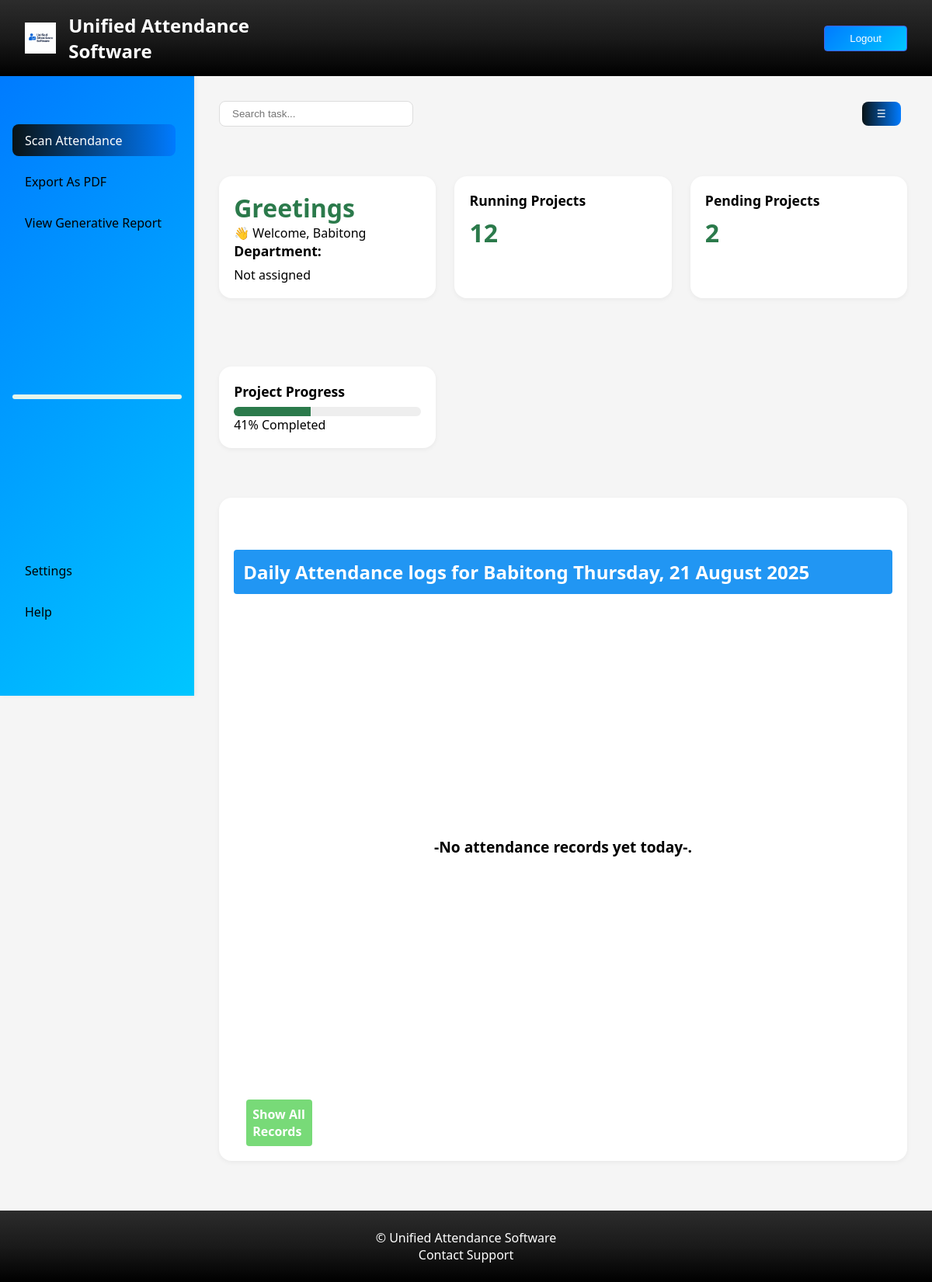
Page /teacher-home/ (signed in) on the committed database.
### users/models.py (models this page shows, shortened)
class CustomUser(AbstractUser):
    user_type = models.CharField(max_length=100, choices=USER_TYPE_CHOICES, null=True,blank=True)
    phone_number = models.CharField(max_length=20, null=True,blank=True)
    department = models.ForeignKey(Department,on_delete=models.SET_NULL,null=True,blank=True)

### attendance/views.py (the view)
# urls.py: path('teacher-home/', views.teacher_home_view, name='teacher_home'),
@login_required
def teacher_home_view(request):
    show_all = request.GET.get("view") == "all"
    if show_all:
        records = AttendanceRecord.objects.filter(user=request.user).order_by('-date', '-scanned_at')
        today_label = "All Attendance Records"
    else:
        today = timezone.localdate()
        records = AttendanceRecord.objects.filter(date=today).select_related('user')
        today_label = today.strftime("%A, %d %B %Y")
    return render(request, "attendance/teacher_home.html", {
            "records": records,
        "today": today_label,
        "show_all": show_all,
        })

### templates/attendance/teacher_home.html (shortened to what this page needs)
{% extends "base.html"%}
{% load static %}
{% block content%}
<!DOCTYPE html>
<html lang="en">
<head>
  <link rel="stylesheet" href="{% static 'css/teacher-dashboard.css' %} ">
  <link rel="stylesheet" href="{% static 'css/daily-logs.css' %} ">
</head>
<body class="body">
  <div class="sidebar" id="sidebar">
    <ul>
      <li><a href="#" class="btn">Scan Attendance</a></li>
      <li><a href="#">Export As PDF</a></li>
      <li><a href="#">View Generative Report</a></li>
      <hr>
      <li><a href="#">Settings</a></li>
      <li><a href="#">Help</a></li>
    </ul>
  </div>
  <div class="main">
    <div class="topbar">
      <input type="text" placeholder="Search task...">
      <button class="btn" onclick="toggleSidebar()">☰</button>
    </div>
    <div class="grid">
      <div class="card">
        <h2 class="stats">Greetings</h2>
        <p>👋 Welcome, {{ user.get_full_name|default:user.username }} </p>
        <h3>Department:</h3>
        <p> {{user.department|default:'Not assigned'}} </p>
      </div>
      <div class="card">
        <h3>Running Projects</h3>
        <p class="stats">12</p>
      </div>
      <div class="card">
        <h3>Pending Projects</h3>
        <p class="stats">2</p>
      </div>
      <div class="card">
        <h3>Project Progress</h3>
        <div class="progress"><span></span></div>
        <p>41% Completed</p>
      </div>
      </div>
      <div class="card">
      <h2 class="dashboard-heading"> Daily Attendance logs for  {{ request.user.username }} {{today}}</h2>
  {% if records %}
    <div class="attendance-table-wrapper">
    <form method"get" class="date-filter">
      {% if show_all%}
      <a href="{% url 'teacher_home' %}" class="btn button">Back to Today's Logs</a>
      {% else %}
      <a href="?view=all" class="btn button">Show All Records</a>
      {% endif %}
    </form>
        <div class="export-buttons">
      <h2>📤 Export Attendance Logs</h2>
      <div style="margin-top: 10px;">
        {% comment %} <a href="{% url 'export_excel' %}" class="btn btn-success">📥 Export to Excel</a> {% endcomment %}
        <a href="{% url 'pdf' %}?view={{ request.GET.view }}" class="btn btn-danger">📄 Export to PDF</a>
      </div>
    </div>
     <table class="attendance-table">
      {% comment %} <p class="display">Swipe left or right to view attendance</p> {% endcomment %}
      <thead>
        <tr>
        <th>Users</th>
        <th>Departments
        </th
        ><th>Date</th>
         <th>Hours Worked</th>
        <th>Check-in</th>
        <th>Check-out</th>
      </tr>
      </thead>
      <tbody>
        {% for r in records %}
        <tr>
          <td class="td-text">{{ r.user.username }}</td>
          <td class="td-text">{{r.user.department.name}}
          </td>
          <td class="td-text">{{r.scanned_at|date:"Y-m-d"}}</td>
          <td>
            {{r.hours_worked}}
          </td>
          <td class="{% if r.scanned_at %}status-ok-in {% else %}status-missing-in{%endif%}">{{ r.scanned_at|date:"H:i:s" }}</td>
          <td class="{% if r.checked_out_at %}status-ok {% else %}status-missing{%endif%}">
          {% if r.checked_out_at %}
          {{ r.checked_out_at|date:"H:i:s" }}
          {% else %}
          -
          {% endif %}</td>
        </tr>
      {% endfor %}
      <tbody>
    </table>
    </div>
  {% else %}
    <p class="no-records ">-No attendance records yet today-.</p>
    <a href="?view=all" class="btn button">Show All Records</a>
  {% endif %}
  </div>
  </div>
</body>
</html>
{% endblock %}

### frontend/css/main.css (style rules this page uses)
* { margin: 0; padding: 0; box-sizing: border-box; }
:root { --primary: linear-gradient(135deg, #007bff, #00c6ff); --primary-dark: #3a56d4; --light: #f8f9fa; --dark: linear-gradient( #2c2c2c, #1a1a1a, #000000); --gray: #6c757d; --white: #ffffff; }
body { font-family: 'Segoe UI', system-ui, sans-serif; margin: 0; padding: 0; }
.btn { padding: 10px 20px; border-radius: 5px; text-decoration: none; color: white; }

### frontend/css/auth.css (style rules this page uses)
* { margin:0 ; }

### frontend/css/daily-logs.css (style rules this page uses)
* { box-sizing: border-box; margin: 0; padding: 0; }
body { background-color: #f5f5f5; }
.dashboard-heading { margin: 1rem 0; margin-top: 3rem; font-size: 1.5rem; font-weight: 600; color: #ffffff; border-radius: 4px; text-align: left; background-color: #2196f3; padding: 0.75rem; }
.no-records { text-align: center; font-size: larger; font-weight: 600; }
.button { padding: 0.5rem; border-radius: 4px; border: none; width: 10%; background: #78da78; color: #ffffff; font-weight: 700; margin: 0 1em; display: inline-block; }
.no-records { margin: 19.5rem auto; }

### frontend/css/teacher-dashboard.css (style rules this page uses)
* { margin: 0; padding: 0; box-sizing: border-box; }
a { text-decoration: none; color: inherit; }
.sidebar { background: linear-gradient(135deg, #007bff, #00c6ff); width: 250px; min-height: 100vh; padding: 1rem; box-shadow: 2px 0 5px rgba(0,0,0,0.05); position: fixed; top: 4rem; left: 0; margin: 2rem 0; }
.sidebar ul { list-style: none; margin: 3rem 0; }
.sidebar ul li { margin: 0.75rem 0; }
.sidebar ul li a { padding: 0.6rem 1rem; border: none; display: block; border-radius: 8px; transition: background 0.2s; }
.main { margin-left: 250px; padding: 2rem; flex: 1; }
.topbar { display: flex; justify-content: space-between; align-items: center; margin-bottom: 2rem; }
.topbar input { padding: 0.5rem 1rem; border-radius: 8px; border: 1px solid #ddd; width: 250px; }
.grid { display: grid; grid-template-columns: repeat(auto-fit, minmax(250px, 1fr)); gap: 1.5rem; }
.card { background: #fff; border-radius: 16px; padding: 1.2rem; box-shadow: 0 2px 6px rgba(0,0,0,0.05); margin: 2rem 0; }
.card h3 { font-size: 1.1rem; margin-bottom: 0.5rem; }
.stats { font-size: 2rem; font-weight: bold; color: #2b7a4b; }
.progress { height: 12px; background: #eee; border-radius: 8px; margin-top: 0.5rem; overflow: hidden; }
.progress span { display: block; height: 100%; background: #2b7a4b; width: 41%; }
.btn { background: linear-gradient(to left, #007bff, #091316); color: #fff; border: none; padding: 0.5rem 1.2rem; border-radius: 8px; cursor: pointer; margin-right: 0.5rem; }
hr { margin: 12.5rem 0; border: none; background: #e6f5ec; padding: 0.2rem 0; border-radius: 4px; }

### rows in the picture
CustomUser: get_full_name "Babitong", department "Not assigned", user.username "Babitong"

### other values in the picture
{{ today }} "Thursday, 21 August 2025"
